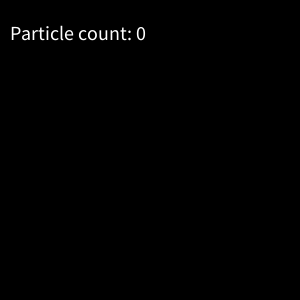
Frame 1 (no input)
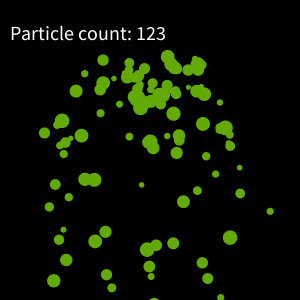
Frame 60 (the mouse pressed at the canvas centre just before this capture)
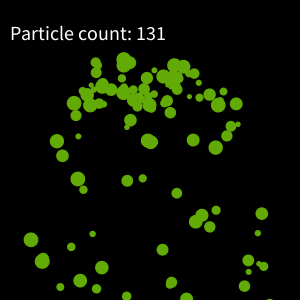
Frame 120 (the mouse held since frame 60 and released just before this capture)

The Processing sketch that drew these frames (run headless with seeded random() and noise(); from frame 60 on, the mouse is pressed at the canvas centre):

// Processing sketch: processing_85075
// ── processing_85075.pde

ArrayList particles;  // list of all the particles

int counter = 0;

void setup() {
  size(300, 300);
  particles = new ArrayList();
}

void draw() {
  background(0);
  
  // add a sputter every five frames
  counter++;
  if (counter > 5) {
      createSputter(width/2, height/2);
      counter = 0;
  }
  
  // go through the list of particles (backwards to ensure proper removal)
  for (int i = particles.size()-1; i >= 0; i--) {
    Particle p = (Particle)particles.get(i);      // get a particle
    p.drawParticle();                             // update/draw the particle
    if (p.y > height + 50) {                      // check if the particle is offscreen
      particles.remove(i);                        // if so, remove it from the list
    }
  }
  
  // write out the number of particles in the program
  textSize(20);
  fill(255);
  text("Particle count: " + particles.size(), 10, 40);
}

// add a random number of particles at the given coordinates
void createSputter(int x, int y) {
    int nParticles = (int)random(10, 20);  // how many particles to create
  for(int i = 0; i < nParticles; i++) {
    Particle p = new Particle();         // create a particle
    p.x = x;                             // set it's location to the intended coordinates
    p.y = y;
    particles.add(p);                    // add the particle to the list
  }
}

void mousePressed() {
  createSputter(mouseX, mouseY);
}


class Particle {
 float x;          // the x coordinate of the particle
 float y;          // the y coordinate of the particle
 float speedX;     // the horizontal speed of the particle
 float speedY;     // the vertical speed of the particle
 float size = 10;  // the size of the particle (initially 10)
 
 Particle() {
   // set a random speed and size for new particles
   randomize();
 }
 
 // set a random speed and size for the particle
 void randomize() {
  speedY = random(-10, -8); // particles start by going up
  speedX = random(-3, 3);  
  size = random(5, 15);
 }
 
 // update and draw the particle
 void drawParticle() {
   speedY += 0.5; // increase the vertical speed (gravity acceleration)
   y += speedY;   // same as writing  y = y + speedY;
   x += speedX;   // same as writing  x = x + speedX;
   
   // draw the particle as a green circle, with the particle's size
   noStroke();
   fill(#62AA05);
   ellipse(x, y, size, size);
 }
}
